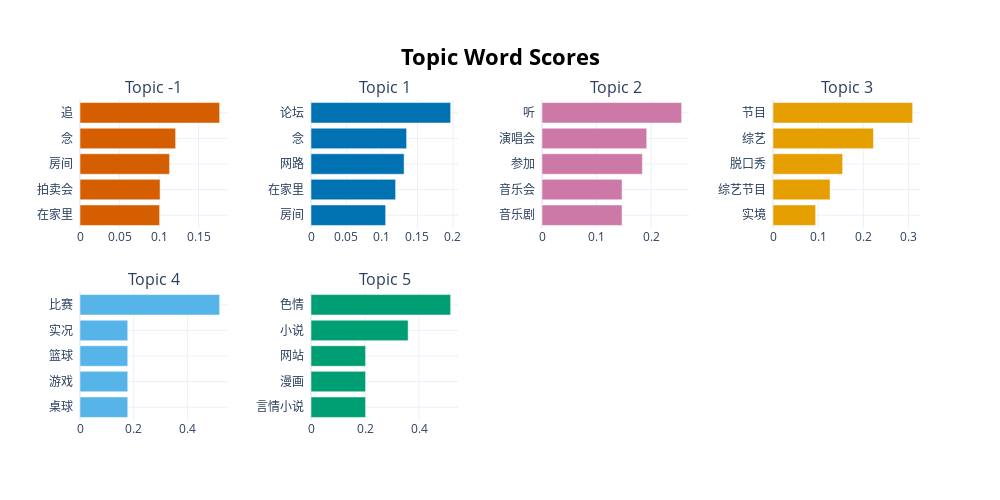

The notebook cell saved with this chart:
### Markdown cell above
## Visualize Terms

We can visualize the selected terms for a few topics by creating bar charts out of the c-TF-IDF scores for each topic representation. Insights can be gained from the relative c-TF-IDF scores between and within topics. Moreover, you can easily compare topic representations to each other.

### Code cell
topic_model.visualize_barchart(top_n_topics=8)

### Figure 1 — Plotly figure (JSON) as saved in the notebook; plotly's stock layout.template omitted (floating-point values rounded to 4 significant figures)
{"data": [{"marker": {"color": "#D55E00"}, "orientation": "h", "type": "bar", "x": [0.1007, 0.1013, 0.1133, 0.1209, 0.1766], "xaxis": "x", "y": ["在家里  ", "拍卖会  ", "房间  ", "念  ", "追  "], "yaxis": "y"}, {"marker": {"color": "#0072B2"}, "orientation": "h", "type": "bar", "x": [0.1052, 0.1192, 0.1312, 0.1347, 0.1967], "xaxis": "x2", "y": ["房间  ", "在家里  ", "网路  ", "念  ", "论坛  "], "yaxis": "y2"}, {"marker": {"color": "#CC79A7"}, "orientation": "h", "type": "bar", "x": [0.1467, 0.1467, 0.1839, 0.1919, 0.2559], "xaxis": "x3", "y": ["音乐剧  ", "音乐会  ", "参加  ", "演唱会  ", "听  "], "yaxis": "y3"}, {"marker": {"color": "#E69F00"}, "orientation": "h", "type": "bar", "x": [0.09448, 0.1264, 0.1543, 0.2226, 0.3094], "xaxis": "x4", "y": ["实境  ", "综艺节目  ", "脱口秀  ", "综艺  ", "节目  "], "yaxis": "y4"}, {"marker": {"color": "#56B4E9"}, "orientation": "h", "type": "bar", "x": [0.1774, 0.1774, 0.1774, 0.1774, 0.5191], "xaxis": "x5", "y": ["桌球  ", "游戏  ", "篮球  ", "实况  ", "比赛  "], "yaxis": "y5"}, {"marker": {"color": "#009E73"}, "orientation": "h", "type": "bar", "x": [0.2021, 0.2021, 0.2021, 0.3598, 0.5172], "xaxis": "x6", "y": ["言情小说  ", "漫画  ", "网站  ", "小说  ", "色情  "], "yaxis": "y6"}], "layout": {"annotations": [{"font": {"size": 16}, "showarrow": false, "text": "Topic -1", "x": 0.0875, "xanchor": "center", "xref": "paper", "y": 1, "yanchor": "bottom", "yref": "paper"}, {"font": {"size": 16}, "showarrow": false, "text": "Topic 1", "x": 0.3625, "xanchor": "center", "xref": "paper", "y": 1, "yanchor": "bottom", "yref": "paper"}, {"font": {"size": 16}, "showarrow": false, "text": "Topic 2", "x": 0.6375, "xanchor": "center", "xref": "paper", "y": 1, "yanchor": "bottom", "yref": "paper"}, {"font": {"size": 16}, "showarrow": false, "text": "Topic 3", "x": 0.9125, "xanchor": "center", "xref": "paper", "y": 1, "yanchor": "bottom", "yref": "paper"}, {"font": {"size": 16}, "showarrow": false, "text": "Topic 4", "x": 0.0875, "xanchor": "center", "xref": "paper", "y": 0.4, "yanchor": "bottom", "yref": "paper"}, {"font": {"size": 16}, "showarrow": false, "text": "Topic 5", "x": 0.3625, "xanchor": "center", "xref": "paper", "y": 0.4, "yanchor": "bottom", "yref": "paper"}], "height": 500, "hoverlabel": {"bgcolor": "white", "font": {"family": "Rockwell", "size": 16}}, "showlegend": false, "title": {"font": {"color": "Black", "size": 22}, "text": "<b>Topic Word Scores", "x": 0.5, "xanchor": "center", "yanchor": "top"}, "width": 1000, "xaxis": {"anchor": "y", "domain": [0, 0.175], "showgrid": true}, "xaxis2": {"anchor": "y2", "domain": [0.275, 0.45], "showgrid": true}, "xaxis3": {"anchor": "y3", "domain": [0.55, 0.725], "showgrid": true}, "xaxis4": {"anchor": "y4", "domain": [0.825, 1], "showgrid": true}, "xaxis5": {"anchor": "y5", "domain": [0, 0.175], "showgrid": true}, "xaxis6": {"anchor": "y6", "domain": [0.275, 0.45], "showgrid": true}, "xaxis7": {"anchor": "y7", "domain": [0.55, 0.725], "showgrid": true}, "xaxis8": {"anchor": "y8", "domain": [0.825, 1], "showgrid": true}, "yaxis": {"anchor": "x", "domain": [0.6, 1], "showgrid": true}, "yaxis2": {"anchor": "x2", "domain": [0.6, 1], "showgrid": true}, "yaxis3": {"anchor": "x3", "domain": [0.6, 1], "showgrid": true}, "yaxis4": {"anchor": "x4", "domain": [0.6, 1], "showgrid": true}, "yaxis5": {"anchor": "x5", "domain": [0, 0.4], "showgrid": true}, "yaxis6": {"anchor": "x6", "domain": [0, 0.4], "showgrid": true}, "yaxis7": {"anchor": "x7", "domain": [0, 0.4], "showgrid": true}, "yaxis8": {"anchor": "x8", "domain": [0, 0.4], "showgrid": true}}}
